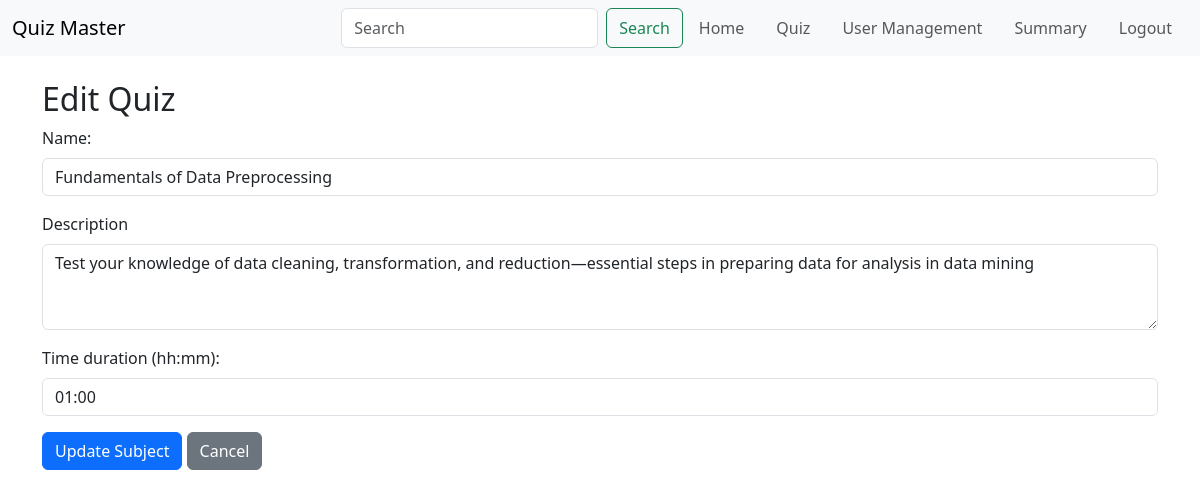
/edit_quiz?quiz_id=2 (signed in), run on the app's committed database.
### models.py (models this page shows)
class Quiz(db.Model):
    __tablename__ = 'quiz'
    id = db.Column(db.Integer, primary_key=True, autoincrement=True)
    quiz_name = db.Column(db.String(32), unique=False, nullable=True)
    quiz_description = db.Column(db.String(512), nullable=True)
    time_duration = db.Column(db.String(5), nullable=False)
    chapter_id = db.Column(db.Integer, db.ForeignKey('chapter.id'))
    chapter = db.relationship('Chapter',  backref='quiz', lazy=True)

### routes.py (the view)
@app.route('/edit_quiz')
@auth_required
@admin_required
def edit_quiz():
    quiz_id = request.args.get('quiz_id')
    quiz = Quiz.query.get(quiz_id)
    chapters = Chapter.query.all()
    return render_template('edit_quiz.html', quiz=quiz, chapters=chapters)

### routes.py (called while the page is built)
def auth_required(func):
    @wraps(func)
    def inner(*args, **kwargs):
        if 'user_id' not in session:
            flash('Please login to continue')
            return redirect(url_for('login'))
        return func(*args, **kwargs)
    return inner

def admin_required(f):
    @wraps(f)
    def decorated_function(*args, **kwargs):
        if session.get('is_admin') == False:
            flash("Access Denied: Admins Only", "danger")
            return redirect(url_for('index'))  # Redirect to home if not admin
        return f(*args, **kwargs)
    return decorated_function

### templates/edit_quiz.html
{% extends 'layout.html' %}
{% block content %}
<div class="container mt-4">
    <h2>Edit Quiz</h2>
    <form method="POST" action="{{ url_for('edit_quiz', quiz_id=quiz.id) }}">
        <div class="mb-3">
            <label for="quiz_name" class="form-label">Name:</label>
            <input type="text" class="form-control" id="quiz_name" name="quiz_name" value="{{ quiz.quiz_name }}" required>
        </div>
        <div class="mb-3">
            <label for="quiz_description" class="form-label">Description</label>
            <textarea class="form-control" id="quiz_description" name="quiz_description" rows="3" required>{{ quiz.quiz_description }}</textarea>
        </div>
        <div class="mb-3">
                <label for="time_duration" class="form-label">Time duration (hh:mm):</label>
                <input type="text" class="form-control" id="time_duration" placeholder="hh:mm" name="time_duration" pattern="([01]?[0-9]|2[0-3]):([0-5]?[0-9])" value="{{quiz.time_duration}}"required>
            </div>
        <button type="submit" class="btn btn-primary">Update Subject</button>
        <a href="{{ url_for('quiz') }}" class="btn btn-secondary">Cancel</a>
    </form>
</div>
{% endblock %}

### data on the page
Quiz: quiz_name "Fundamentals of Data Preprocessing", quiz_description "Test your knowledge of data cleaning, transformation, and reduction—essential steps in preparing data for analysis in data mining", time_duration "01:00"
